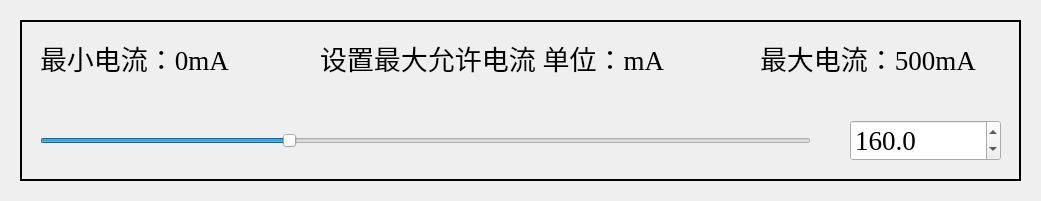
       <widget class="QWidget" name="widgetSetCurMaxEDFA_1" native="true">
        <property name="geometry">
         <rect>
          <x>40</x>
          <y>240</y>
          <width>1041</width>
          <height>201</height>
         </rect>
        </property>
        <widget class="QLabel" name="labelBgCurMaxEDFA_1">
         <property name="geometry">
          <rect>
           <x>20</x>
           <y>20</y>
           <width>1001</width>
           <height>161</height>
          </rect>
         </property>
         <property name="frameShape">
          <enum>QFrame::WinPanel</enum>
         </property>
         <property name="text">
          <string/>
         </property>
        </widget>
        <widget class="QSlider" name="horizontalSliderCurMaxEDFA_1">
         <property name="geometry">
          <rect>
           <x>40</x>
           <y>120</y>
           <width>771</width>
           <height>41</height>
          </rect>
         </property>
         <property name="minimum">
          <number>0</number>
         </property>
         <property name="maximum">
          <number>5000</number>
         </property>
         <property name="singleStep">
          <number>1</number>
         </property>
         <property name="pageStep">
          <number>10</number>
         </property>
         <property name="value">
          <number>1600</number>
         </property>
         <property name="orientation">
          <enum>Qt::Horizontal</enum>
         </property>
        </widget>
        <widget class="QLabel" name="labelSetCurMaxEDFA_1">
         <property name="geometry">
          <rect>
           <x>320</x>
           <y>40</y>
           <width>391</width>
           <height>35</height>
          </rect>
         </property>
         <property name="sizePolicy">
          <sizepolicy hsizetype="Ignored" vsizetype="Ignored">
           <horstretch>0</horstretch>
           <verstretch>0</verstretch>
          </sizepolicy>
         </property>
         <property name="font">
          <font>
           <family>Times New Roman</family>
           <pointsize>20</pointsize>
          </font>
         </property>
         <property name="text">
          <string>设置最大允许电流 单位：mA</string>
         </property>
        </widget>
        <widget class="QDoubleSpinBox" name="doubleSpinBoxCurMaxEDFA_1">
         <property name="geometry">
          <rect>
           <x>850</x>
           <y>120</y>
           <width>151</width>
           <height>41</height>
          </rect>
         </property>
         <property name="sizePolicy">
          <sizepolicy hsizetype="Ignored" vsizetype="Ignored">
           <horstretch>0</horstretch>
           <verstretch>0</verstretch>
          </sizepolicy>
         </property>
         <property name="font">
          <font>
           <family>Times New Roman</family>
           <pointsize>20</pointsize>
          </font>
         </property>
         <property name="decimals">
          <number>1</number>
         </property>
         <property name="minimum">
          <double>0.000000000000000</double>
         </property>
         <property name="maximum">
          <double>500.000000000000000</double>
         </property>
         <property name="singleStep">
          <double>0.100000000000000</double>
         </property>
         <property name="value">
          <double>160.000000000000000</double>
         </property>
        </widget>
        <widget class="QLabel" name="labelHintMaxCurMaxEDFA_1">
         <property name="geometry">
          <rect>
           <x>760</x>
           <y>40</y>
           <width>231</width>
           <height>35</height>
          </rect>
         </property>
         <property name="sizePolicy">
          <sizepolicy hsizetype="Ignored" vsizetype="Ignored">
           <horstretch>0</horstretch>
           <verstretch>0</verstretch>
          </sizepolicy>
         </property>
         <property name="font">
          <font>
           <family>Times New Roman</family>
           <pointsize>20</pointsize>
          </font>
         </property>
         <property name="text">
          <string>最大电流：500mA</string>
         </property>
        </widget>
        <widget class="QLabel" name="labelHintMinCurMaxEDFA_1">
         <property name="geometry">
          <rect>
           <x>40</x>
           <y>40</y>
           <width>231</width>
           <height>35</height>
          </rect>
         </property>
         <property name="sizePolicy">
          <sizepolicy hsizetype="Ignored" vsizetype="Ignored">
           <horstretch>0</horstretch>
           <verstretch>0</verstretch>
          </sizepolicy>
         </property>
         <property name="font">
          <font>
           <family>Times New Roman</family>
           <pointsize>20</pointsize>
          </font>
         </property>
         <property name="text">
          <string>最小电流：0mA</string>
         </property>
        </widget>
       </widget>
